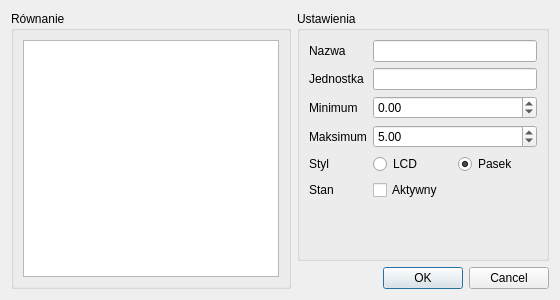
<?xml version="1.0" encoding="UTF-8"?>
<ui version="4.0">
 <class>SensorDialog</class>
 <widget class="QDialog" name="SensorDialog">
  <property name="geometry">
   <rect>
    <x>0</x>
    <y>0</y>
    <width>560</width>
    <height>300</height>
   </rect>
  </property>
  <property name="minimumSize">
   <size>
    <width>560</width>
    <height>300</height>
   </size>
  </property>
  <property name="windowTitle">
   <string>Opcje czujnika</string>
  </property>
  <property name="windowIcon">
   <iconset resource="../common.qrc">
    <normaloff>:/icons/icon_options</normaloff>:/icons/icon_options</iconset>
  </property>
  <layout class="QGridLayout" name="gridLayout">
   <item row="2" column="1">
    <widget class="QDialogButtonBox" name="buttonBox">
     <property name="standardButtons">
      <set>QDialogButtonBox::Cancel|QDialogButtonBox::Ok</set>
     </property>
    </widget>
   </item>
   <item row="0" column="0" rowspan="3">
    <widget class="QGroupBox" name="groupEquation">
     <property name="sizePolicy">
      <sizepolicy hsizetype="Expanding" vsizetype="Expanding">
       <horstretch>0</horstretch>
       <verstretch>0</verstretch>
      </sizepolicy>
     </property>
     <property name="title">
      <string>Równanie</string>
     </property>
     <layout class="QGridLayout" name="layoutScript">
      <item row="0" column="0">
       <widget class="QPlainTextEdit" name="Equation">
        <property name="tabStopWidth">
         <number>10</number>
        </property>
       </widget>
      </item>
     </layout>
    </widget>
   </item>
   <item row="0" column="1" rowspan="2">
    <widget class="QGroupBox" name="groupOptions">
     <property name="sizePolicy">
      <sizepolicy hsizetype="Preferred" vsizetype="Expanding">
       <horstretch>0</horstretch>
       <verstretch>0</verstretch>
      </sizepolicy>
     </property>
     <property name="title">
      <string>Ustawienia</string>
     </property>
     <property name="checked">
      <bool>false</bool>
     </property>
     <layout class="QFormLayout" name="layoutOptions">
      <property name="fieldGrowthPolicy">
       <enum>QFormLayout::AllNonFixedFieldsGrow</enum>
      </property>
      <item row="0" column="0">
       <widget class="QLabel" name="labelName">
        <property name="text">
         <string>Nazwa</string>
        </property>
       </widget>
      </item>
      <item row="0" column="1">
       <widget class="QLineEdit" name="Name"/>
      </item>
      <item row="1" column="0">
       <widget class="QLabel" name="labelType">
        <property name="text">
         <string>Jednostka</string>
        </property>
       </widget>
      </item>
      <item row="1" column="1">
       <widget class="QLineEdit" name="Type"/>
      </item>
      <item row="2" column="0">
       <widget class="QLabel" name="labelMin">
        <property name="text">
         <string>Minimum</string>
        </property>
       </widget>
      </item>
      <item row="2" column="1">
       <widget class="QDoubleSpinBox" name="Min">
        <property name="minimum">
         <double>-1000.000000000000000</double>
        </property>
        <property name="maximum">
         <double>1000.000000000000000</double>
        </property>
        <property name="value">
         <double>0.000000000000000</double>
        </property>
       </widget>
      </item>
      <item row="3" column="0">
       <widget class="QLabel" name="labelMax">
        <property name="text">
         <string>Maksimum</string>
        </property>
       </widget>
      </item>
      <item row="3" column="1">
       <widget class="QDoubleSpinBox" name="Max">
        <property name="minimum">
         <double>-1000.000000000000000</double>
        </property>
        <property name="maximum">
         <double>1000.000000000000000</double>
        </property>
        <property name="value">
         <double>5.000000000000000</double>
        </property>
       </widget>
      </item>
      <item row="4" column="0">
       <widget class="QLabel" name="labelStyle">
        <property name="text">
         <string>Styl</string>
        </property>
       </widget>
      </item>
      <item row="4" column="1">
       <layout class="QHBoxLayout" name="horizontalLayout">
        <item>
         <widget class="QRadioButton" name="StyleLCD">
          <property name="text">
           <string>LCD</string>
          </property>
         </widget>
        </item>
        <item>
         <widget class="QRadioButton" name="StyleBar">
          <property name="text">
           <string>Pasek</string>
          </property>
          <property name="checked">
           <bool>true</bool>
          </property>
         </widget>
        </item>
       </layout>
      </item>
      <item row="5" column="1">
       <widget class="QCheckBox" name="Enabled">
        <property name="text">
         <string>Aktywny</string>
        </property>
       </widget>
      </item>
      <item row="5" column="0">
       <widget class="QLabel" name="labelEnabled">
        <property name="text">
         <string>Stan</string>
        </property>
       </widget>
      </item>
     </layout>
    </widget>
   </item>
  </layout>
 </widget>
 <resources>
  <include location="../common.qrc"/>
 </resources>
 <connections>
  <connection>
   <sender>buttonBox</sender>
   <signal>accepted()</signal>
   <receiver>SensorDialog</receiver>
   <slot>accept()</slot>
   <hints>
    <hint type="sourcelabel">
     <x>550</x>
     <y>290</y>
    </hint>
    <hint type="destinationlabel">
     <x>157</x>
     <y>274</y>
    </hint>
   </hints>
  </connection>
  <connection>
   <sender>buttonBox</sender>
   <signal>rejected()</signal>
   <receiver>SensorDialog</receiver>
   <slot>reject()</slot>
   <hints>
    <hint type="sourcelabel">
     <x>550</x>
     <y>290</y>
    </hint>
    <hint type="destinationlabel">
     <x>286</x>
     <y>274</y>
    </hint>
   </hints>
  </connection>
  <connection>
   <sender>Max</sender>
   <signal>editingFinished()</signal>
   <receiver>SensorDialog</receiver>
   <slot>onParamsChange()</slot>
   <hints>
    <hint type="sourcelabel">
     <x>541</x>
     <y>175</y>
    </hint>
    <hint type="destinationlabel">
     <x>536</x>
     <y>352</y>
    </hint>
   </hints>
  </connection>
  <connection>
   <sender>Min</sender>
   <signal>editingFinished()</signal>
   <receiver>SensorDialog</receiver>
   <slot>onParamsChange()</slot>
   <hints>
    <hint type="sourcelabel">
     <x>538</x>
     <y>138</y>
    </hint>
    <hint type="destinationlabel">
     <x>637</x>
     <y>195</y>
    </hint>
   </hints>
  </connection>
  <connection>
   <sender>Name</sender>
   <signal>editingFinished()</signal>
   <receiver>SensorDialog</receiver>
   <slot>onParamsChange()</slot>
   <hints>
    <hint type="sourcelabel">
     <x>497</x>
     <y>55</y>
    </hint>
    <hint type="destinationlabel">
     <x>493</x>
     <y>42</y>
    </hint>
   </hints>
  </connection>
  <connection>
   <sender>Equation</sender>
   <signal>textChanged()</signal>
   <receiver>SensorDialog</receiver>
   <slot>onParamsChange()</slot>
   <hints>
    <hint type="sourcelabel">
     <x>117</x>
     <y>137</y>
    </hint>
    <hint type="destinationlabel">
     <x>100</x>
     <y>346</y>
    </hint>
   </hints>
  </connection>
 </connections>
 <slots>
  <slot>onParamsChange()</slot>
 </slots>
</ui>
